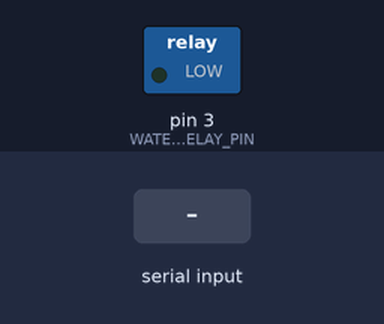
This sketch was run on a simulated Arduino Uno, built with avr-gcc and run on an emulated ATmega328P. On the bench: switched loads named in the sketch (green lamp = pin HIGH). The test bench sets the inputs (shaded band). What the sketch prints to the serial monitor is not drawn.

Above: at 2.7 s.
2.8 s: "on\n" received over Serial
At 3.5 s:
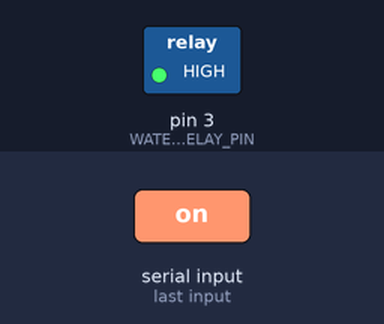
5.8 s: "off\n" received over Serial
At 6.7 s:
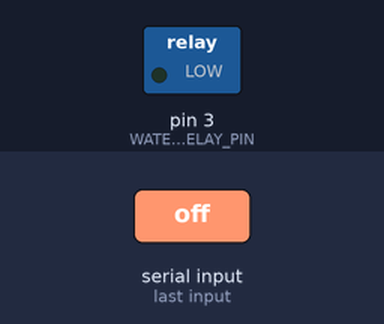
Timing chart, 0 to 8.8 s (numbered marks = the images above; inputs shaded):
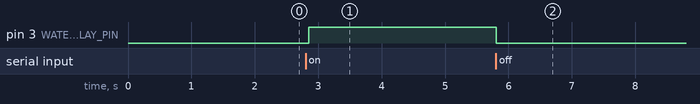

The sketch:

WaterPumpTest.ino
```cpp
// =============================================================================
// WATER PUMP TEST WITH RELAY MODULE
// =============================================================================
// Test water pump control via 1-channel relay module
// Connect: Arduino Pin 3 → Relay IN

#define WATER_PUMP_RELAY_PIN 3  // Pin that controls the relay
#define PUMP_TEST_DURATION 3000 // 3 seconds for testing

bool pumpRunning = false;
unsigned long pumpStartTime = 0;

void setup() {
  Serial.begin(9600);
  delay(1000);

  Serial.println("===============================================");
  Serial.println("        WATER PUMP + RELAY TEST");
  Serial.println("===============================================");
  Serial.println();

  // Initialize relay control pin
  pinMode(WATER_PUMP_RELAY_PIN, OUTPUT);
  digitalWrite(WATER_PUMP_RELAY_PIN, LOW);  // Start with pump OFF
  pumpRunning = false;

  Serial.println("🔧 Relay initialized (Pump OFF)");
  Serial.println();
  Serial.println("WIRING CHECK:");
  Serial.println("  Arduino Pin 3 → Relay IN");
  Serial.println("  Arduino 5V → Relay VCC");
  Serial.println("  Arduino GND → Relay GND");
  Serial.println("  External 5V+ → Relay COM");
  Serial.println("  Water Pump + → Relay NO");
  Serial.println("  Water Pump - → External GND");
  Serial.println();
  Serial.println("Commands:");
  Serial.println("  'on' or '1'    - Turn pump ON");
  Serial.println("  'off' or '0'   - Turn pump OFF");
  Serial.println("  'test'         - Run 3-second test");
  Serial.println("  'status'       - Show current status");
  Serial.println();
  Serial.println("⚠️  SAFETY: Make sure pump is in water container!");
  Serial.println("Enter command:");
}

void loop() {
  // Check for serial commands
  if (Serial.available()) {
    String command = Serial.readStringUntil('\n');
    command.trim();
    command.toLowerCase();

    if (command == "on" || command == "1") {
      turnPumpOn();
    }
    else if (command == "off" || command == "0") {
      turnPumpOff();
    }
    else if (command == "test") {
      runPumpTest();
    }
    else if (command == "status") {
      showStatus();
    }
    else {
      Serial.println("❌ Unknown command. Try: on, off, test, status");
    }

    Serial.println("Enter next command:");
  }

  // Safety check - auto turn off after test duration
  if (pumpRunning) {
    unsigned long runTime = millis() - pumpStartTime;
    if (runTime >= 30000) {  // 30 second safety timeout
      Serial.println("⚠️ SAFETY TIMEOUT - Turning pump OFF!");
      turnPumpOff();
    }
  }

  delay(100);
}

void turnPumpOn() {
  if (!pumpRunning) {
    Serial.println("💧 Turning water pump ON...");
    digitalWrite(WATER_PUMP_RELAY_PIN, HIGH);  // Activate relay
    pumpRunning = true;
    pumpStartTime = millis();
    Serial.println("✅ Water pump is ON");
    Serial.println("   (Relay activated - should hear click)");
  } else {
    Serial.println("ℹ️ Water pump is already ON");
  }
}

void turnPumpOff() {
  if (pumpRunning) {
    Serial.println("🛑 Turning water pump OFF...");
    digitalWrite(WATER_PUMP_RELAY_PIN, LOW);   // Deactivate relay
    pumpRunning = false;

    unsigned long runDuration = millis() - pumpStartTime;
    Serial.println("✅ Water pump is OFF");
    Serial.print("   (Ran for ");
    Serial.print(runDuration / 1000.0);
    Serial.println(" seconds)");
  } else {
    Serial.println("ℹ️ Water pump is already OFF");
  }
}

void runPumpTest() {
  Serial.println("🧪 Running 3-second pump test...");
  Serial.println("   Make sure pump is submerged in water!");

  delay(1000);  // Give time to prepare

  turnPumpOn();
  delay(PUMP_TEST_DURATION);
  turnPumpOff();

  Serial.println("✅ Pump test complete!");
}

void showStatus() {
  Serial.println("📊 === PUMP STATUS ===");
  Serial.print("Relay Pin: ");
  Serial.println(WATER_PUMP_RELAY_PIN);
  Serial.print("Pump State: ");
  Serial.println(pumpRunning ? "ON 💧" : "OFF 🛑");

  if (pumpRunning) {
    unsigned long runTime = millis() - pumpStartTime;
    Serial.print("Running for: ");
    Serial.print(runTime / 1000.0);
    Serial.println(" seconds");
  }

  Serial.print("Relay Output: ");
  Serial.println(digitalRead(WATER_PUMP_RELAY_PIN) ? "HIGH (Active)" : "LOW (Inactive)");
  Serial.println("=====================");
}

/*
TROUBLESHOOTING GUIDE:
=====================

PUMP DOESN'T RUN:
1. Check relay wiring (IN pin to Arduino Pin 3)
2. Verify external power supply (5V for pump)
3. Ensure common ground between Arduino and external power
4. Listen for relay "click" sound when turning on
5. Check pump connections (+ to NO, - to external GND)

RELAY DOESN'T CLICK:
1. Check VCC and GND connections to relay
2. Verify IN pin connection to Arduino Pin 3
3. Try different Arduino pin if needed

PUMP RUNS BUT NO WATER:
1. Ensure pump is fully submerged
2. Check for air bubbles in pump
3. Verify pump direction (some pumps have flow direction)
4. Check if pump intake is blocked

SAFETY NOTES:
- Always test with pump in water container
- Never run pump dry (can damage pump)
- 30-second safety timeout prevents overheating
- Use external power supply for pump (not Arduino power)

RELAY MODULE TYPES:
- Active HIGH: digitalWrite(pin, HIGH) turns relay ON
- Active LOW: digitalWrite(pin, LOW) turns relay ON
- Most common modules are Active HIGH (this code assumes that)
- If relay works backwards, swap HIGH/LOW in the code
*/
```

Measured:
- after the input at 2.8 s, pin 3 (WATER_PUMP_RELAY_PIN): LOW → HIGH after 0.05 s
- after the input at 5.8 s, pin 3 (WATER_PUMP_RELAY_PIN): HIGH → LOW at once
